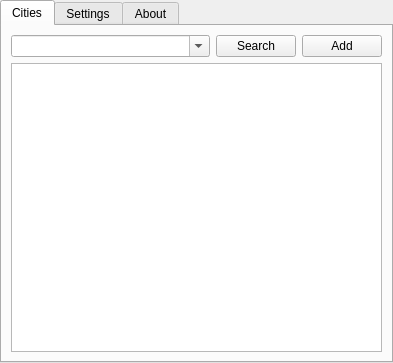
<?xml version="1.0" encoding="UTF-8"?>
<ui version="4.0">
 <class>WSettingsClass</class>
 <widget class="QWidget" name="WSettingsClass">
  <property name="geometry">
   <rect>
    <x>0</x>
    <y>0</y>
    <width>393</width>
    <height>363</height>
   </rect>
  </property>
  <property name="windowTitle">
   <string>Settings</string>
  </property>
  <layout class="QGridLayout" name="gridLayout_3">
   <property name="margin">
    <number>0</number>
   </property>
   <item row="0" column="0">
    <widget class="QTabWidget" name="tabWidget">
     <property name="currentIndex">
      <number>0</number>
     </property>
     <widget class="QWidget" name="citiesTab">
      <attribute name="title">
       <string>Cities</string>
      </attribute>
      <layout class="QGridLayout" name="gridLayout">
       <item row="0" column="0" colspan="5">
        <widget class="QComboBox" name="searchEdit">
         <property name="editable">
          <bool>true</bool>
         </property>
        </widget>
       </item>
       <item row="2" column="0" colspan="7">
        <widget class="QListWidget" name="citiesList"/>
       </item>
       <item row="0" column="5">
        <widget class="QPushButton" name="searchButton">
         <property name="text">
          <string>Search</string>
         </property>
        </widget>
       </item>
       <item row="0" column="6">
        <widget class="QPushButton" name="addButton">
         <property name="text">
          <string>Add</string>
         </property>
        </widget>
       </item>
      </layout>
     </widget>
     <widget class="QWidget" name="settingsTab">
      <attribute name="title">
       <string>Settings</string>
      </attribute>
      <widget class="QLabel" name="intervalLabel">
       <property name="geometry">
        <rect>
         <x>4</x>
         <y>4</y>
         <width>87</width>
         <height>16</height>
        </rect>
       </property>
       <property name="text">
        <string>Refresh period:</string>
       </property>
      </widget>
      <widget class="QSpinBox" name="intervalBox">
       <property name="geometry">
        <rect>
         <x>304</x>
         <y>4</y>
         <width>71</width>
         <height>23</height>
        </rect>
       </property>
       <property name="suffix">
        <string>min.</string>
       </property>
       <property name="minimum">
        <number>25</number>
       </property>
       <property name="maximum">
        <number>3600</number>
       </property>
      </widget>
      <widget class="QCheckBox" name="showStatusBox">
       <property name="geometry">
        <rect>
         <x>4</x>
         <y>31</y>
         <width>205</width>
         <height>21</height>
        </rect>
       </property>
       <property name="text">
        <string>Show weather in the status row</string>
       </property>
       <property name="checked">
        <bool>true</bool>
       </property>
      </widget>
      <widget class="QRadioButton" name="useDefaultTheme">
       <property name="geometry">
        <rect>
         <x>4</x>
         <y>56</y>
         <width>131</width>
         <height>21</height>
        </rect>
       </property>
       <property name="text">
        <string>Use default theme</string>
       </property>
       <property name="checked">
        <bool>true</bool>
       </property>
      </widget>
      <widget class="QRadioButton" name="useCustomTheme">
       <property name="geometry">
        <rect>
         <x>4</x>
         <y>81</y>
         <width>137</width>
         <height>21</height>
        </rect>
       </property>
       <property name="text">
        <string>Use custom theme:</string>
       </property>
      </widget>
      <widget class="QLineEdit" name="themePath">
       <property name="enabled">
        <bool>false</bool>
       </property>
       <property name="geometry">
        <rect>
         <x>4</x>
         <y>106</y>
         <width>112</width>
         <height>23</height>
        </rect>
       </property>
      </widget>
      <widget class="QPushButton" name="chooseButton">
       <property name="enabled">
        <bool>false</bool>
       </property>
       <property name="geometry">
        <rect>
         <x>304</x>
         <y>106</y>
         <width>77</width>
         <height>24</height>
        </rect>
       </property>
       <property name="text">
        <string>Choose...</string>
       </property>
      </widget>
     </widget>
     <widget class="QWidget" name="aboutTab">
      <attribute name="title">
       <string>About</string>
      </attribute>
      <layout class="QGridLayout" name="gridLayout_2">
       <item row="0" column="0">
        <widget class="QLabel" name="labelAbout">
         <property name="text">
          <string>&lt;!DOCTYPE HTML PUBLIC &quot;-//W3C//DTD HTML 4.0//EN&quot; &quot;http://www.w3.org/TR/REC-html40/strict.dtd&quot;&gt;
&lt;html&gt;&lt;head&gt;&lt;meta name=&quot;qrichtext&quot; content=&quot;1&quot; /&gt;&lt;style type=&quot;text/css&quot;&gt;
p, li { white-space: pre-wrap; }
&lt;/style&gt;&lt;/head&gt;&lt;body style=&quot; font-family:'MS Shell Dlg 2'; font-size:8.25pt; font-weight:400; font-style:normal;&quot;&gt;
&lt;p align=&quot;center&quot; style=&quot; margin-top:0px; margin-bottom:0px; margin-left:0px; margin-right:0px; -qt-block-indent:0; text-indent:0px;&quot;&gt;&lt;img src=&quot;:/icons/weather_big.png&quot; /&gt;&lt;/p&gt;
&lt;p align=&quot;center&quot; style=&quot; margin-top:0px; margin-bottom:0px; margin-left:0px; margin-right:0px; -qt-block-indent:0; text-indent:0px;&quot;&gt;&lt;span style=&quot; font-family:'Bitstream Vera Sans'; font-size:10pt; font-weight:600;&quot;&gt;Weather qutIM plugin&lt;/span&gt;&lt;/p&gt;
&lt;p align=&quot;center&quot; style=&quot; margin-top:0px; margin-bottom:0px; margin-left:0px; margin-right:0px; -qt-block-indent:0; text-indent:0px;&quot;&gt;&lt;span style=&quot; font-family:'Bitstream Vera Sans'; font-size:10pt;&quot;&gt;v0.2.0&lt;/span&gt;&lt;/p&gt;
&lt;p align=&quot;center&quot; style=&quot;-qt-paragraph-type:empty; margin-top:0px; margin-bottom:0px; margin-left:0px; margin-right:0px; -qt-block-indent:0; text-indent:0px; font-family:'Bitstream Vera Sans'; font-size:10pt;&quot;&gt;&lt;/p&gt;
&lt;p align=&quot;center&quot; style=&quot; margin-top:0px; margin-bottom:0px; margin-left:0px; margin-right:0px; -qt-block-indent:0; text-indent:0px;&quot;&gt;&lt;span style=&quot; font-family:'Bitstream Vera Sans'; font-size:10pt; font-weight:600;&quot;&gt;Author: &lt;/span&gt;&lt;/p&gt;
&lt;p align=&quot;center&quot; style=&quot; margin-top:0px; margin-bottom:0px; margin-left:0px; margin-right:0px; -qt-block-indent:0; text-indent:0px;&quot;&gt;&lt;span style=&quot; font-family:'Bitstream Vera Sans'; font-size:10pt;&quot;&gt;Nikita Belov&lt;/span&gt;&lt;/p&gt;
&lt;p align=&quot;center&quot; style=&quot; margin-top:0px; margin-bottom:0px; margin-left:0px; margin-right:0px; -qt-block-indent:0; text-indent:0px;&quot;&gt;&lt;a href=&quot;mailto:null@deltaz.org&quot;&gt;&lt;span style=&quot; font-family:'Bitstream Vera Sans'; font-size:10pt; text-decoration: underline; color:#0000ff;&quot;&gt;null@deltaz.org&lt;/span&gt;&lt;/a&gt;&lt;/p&gt;
&lt;p align=&quot;center&quot; style=&quot;-qt-paragraph-type:empty; margin-top:0px; margin-bottom:0px; margin-left:0px; margin-right:0px; -qt-block-indent:0; text-indent:0px; font-family:'Bitstream Vera Sans'; font-size:10pt; text-decoration: underline; color:#000000;&quot;&gt;&lt;/p&gt;
&lt;p align=&quot;center&quot; style=&quot;-qt-paragraph-type:empty; margin-top:0px; margin-bottom:0px; margin-left:0px; margin-right:0px; -qt-block-indent:0; text-indent:0px; font-family:'Bitstream Vera Sans'; font-size:10pt; text-decoration: underline; color:#000000;&quot;&gt;&lt;/p&gt;
&lt;p align=&quot;center&quot; style=&quot; margin-top:0px; margin-bottom:0px; margin-left:0px; margin-right:0px; -qt-block-indent:0; text-indent:0px;&quot;&gt;&lt;span style=&quot; font-family:'Bitstream Vera Sans'; font-size:10pt; color:#000000;&quot;&gt;(c) 2008-2010&lt;/span&gt;&lt;/p&gt;&lt;/body&gt;&lt;/html&gt;</string>
         </property>
         <property name="wordWrap">
          <bool>true</bool>
         </property>
        </widget>
       </item>
      </layout>
     </widget>
    </widget>
   </item>
  </layout>
 </widget>
 <resources/>
 <connections>
  <connection>
   <sender>useDefaultTheme</sender>
   <signal>toggled(bool)</signal>
   <receiver>themePath</receiver>
   <slot>setDisabled(bool)</slot>
   <hints>
    <hint type="sourcelabel">
     <x>171</x>
     <y>97</y>
    </hint>
    <hint type="destinationlabel">
     <x>154</x>
     <y>145</y>
    </hint>
   </hints>
  </connection>
  <connection>
   <sender>useDefaultTheme</sender>
   <signal>toggled(bool)</signal>
   <receiver>chooseButton</receiver>
   <slot>setDisabled(bool)</slot>
   <hints>
    <hint type="sourcelabel">
     <x>171</x>
     <y>97</y>
    </hint>
    <hint type="destinationlabel">
     <x>333</x>
     <y>146</y>
    </hint>
   </hints>
  </connection>
 </connections>
 <slots>
  <slot>testclick()</slot>
 </slots>
</ui>
